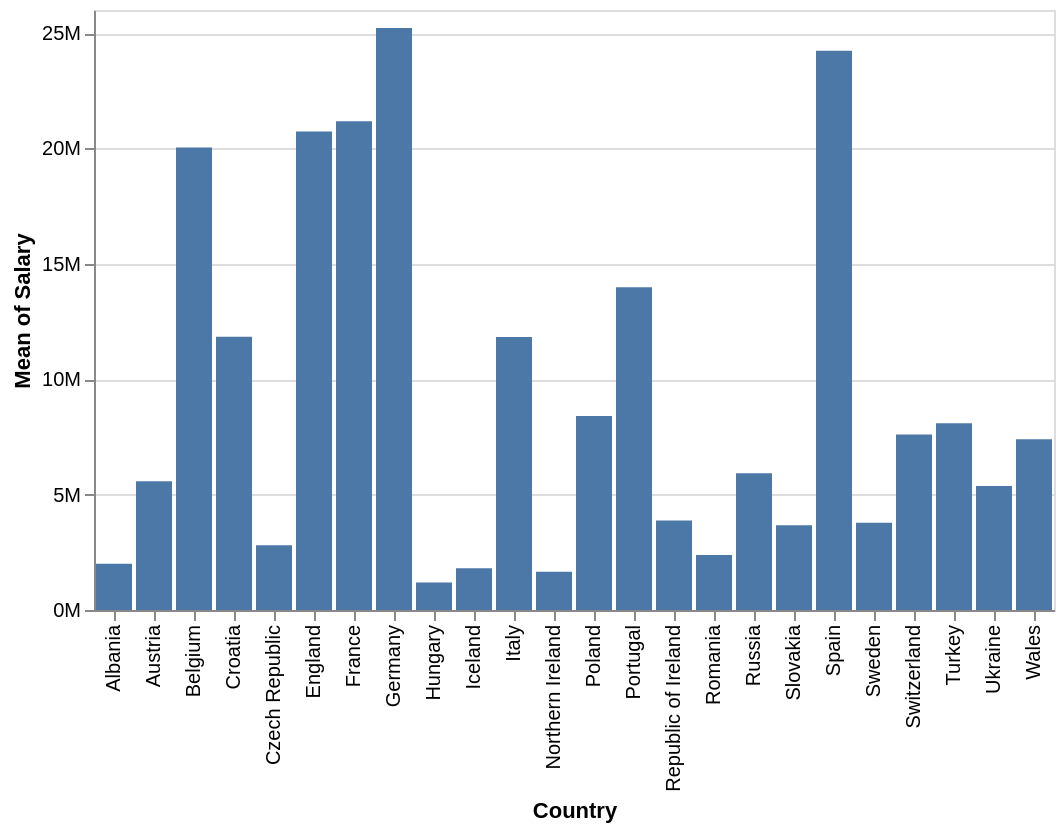

Here is the Vega-Lite specification saved for this chart:
### Vega-Lite specification from a JSON file in a GitHub repository (floating-point values rounded to 4 significant figures; data arrays with more than 128 entries replaced by an {"elided": "..."} marker saying what was removed)
{"$schema": "https://vega.github.io/schema/vega-lite/v5.json", "mark": {"type": "bar", "tooltip": true}, "encoding": {"y": {"field": "Salary", "type": "quantitative", "aggregate": "mean", "axis": {"format": "s"}}, "x": {"field": "Country", "type": "nominal"}}, "data": {"values": {"elided": "552 records"}}}
